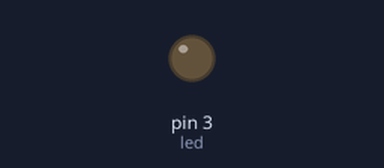
The sketch below on a simulated Arduino Uno, built with avr-gcc and run on an emulated ATmega328P. Shown: output pins drawn as LEDs (lit = HIGH).

Above: at 0.05 s.
At 1.2 s:
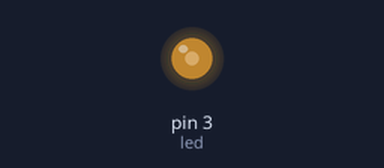
At 2.35 s:
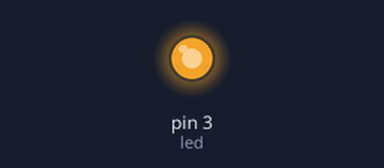
At 4.7 s:
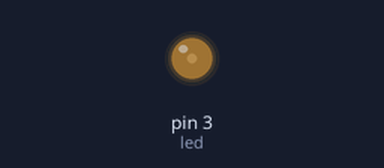
Timing chart, 0 to 6.8 s (numbered marks = the images above):
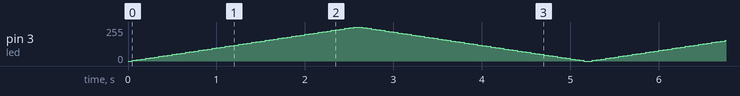

The sketch:

circuito_11.ino
```cpp
/*
Enlace Tinkercad
https://www.tinkercad.com/things/0g13RYPFAtK-grand-waasa/editel?sharecode=xid7pV1uLvk0ANg8YNyyLKGwu6-clDUTGh2xhsc4HTU
*/

# define led 3
int i;
void setup()
{
  pinMode(3, OUTPUT);
}

void loop()
{
    i = 0;
    while (i <= 255)
    {
        analogWrite(led, i);
        delay(50);
        i = i + 5;
    }

   	i = 255;
    while (i >= 0)
    {
        analogWrite(led, i);
        delay(50);
        i = i - 5;
    }
}
```
